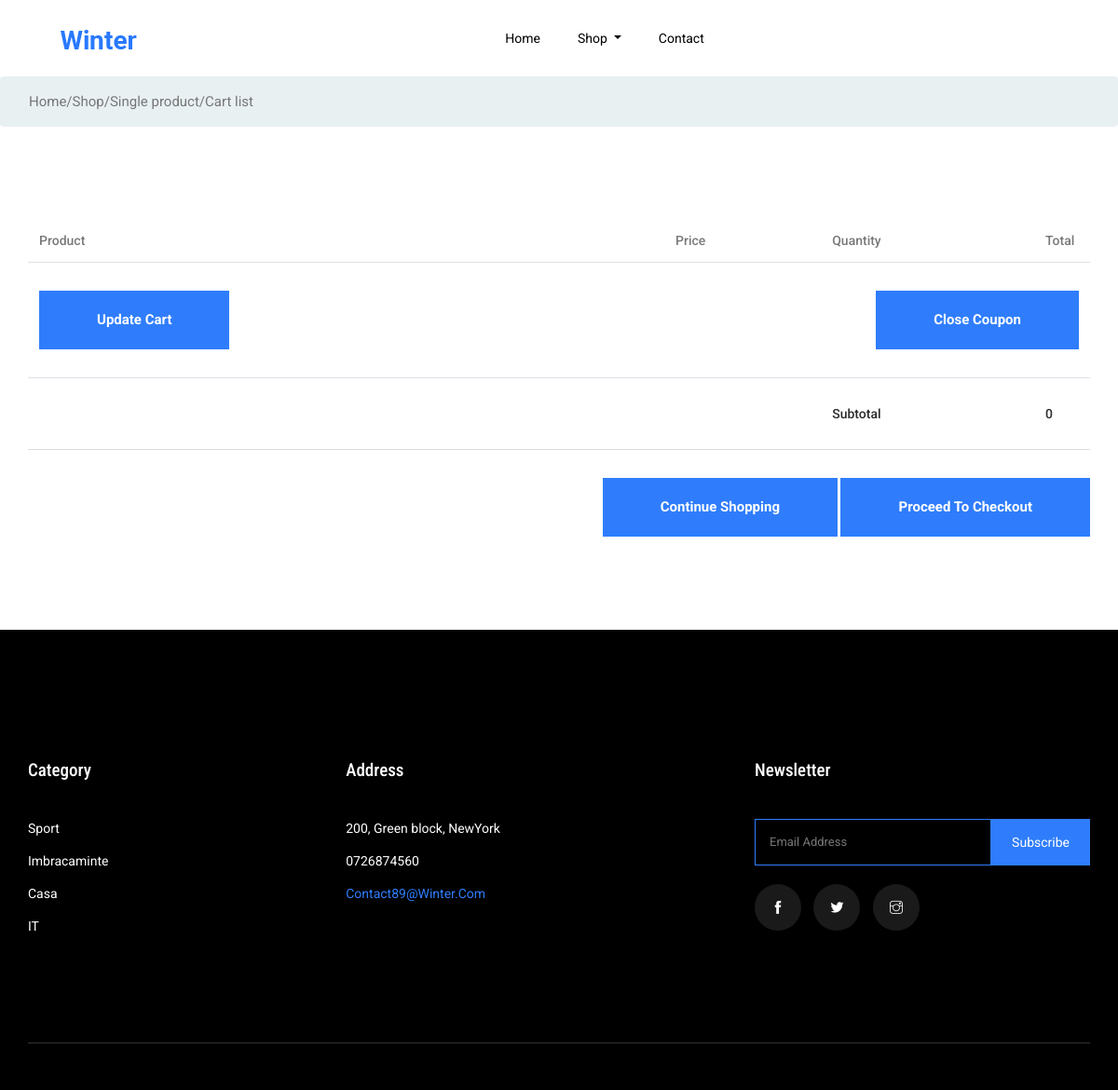
The app's page /cart.php with its own data.
### tables this page shows
CREATE TABLE `categories` (
  `id` int(10) UNSIGNED NOT NULL,
  `name` varchar(50) NOT NULL
);

### admin/include/db/database.class.php (called while the page is built, shortened)
<?php
class Database {
    public function __construct()
    {
        $opt = [
            PDO::ATTR_ERRMODE            => PDO::ERRMODE_EXCEPTION,
            PDO::ATTR_DEFAULT_FETCH_MODE => PDO::FETCH_ASSOC,
        ];
        $link = 'mysql:host=localhost;dbname=licenta;charset=utf8';
        $this->connection = new PDO($link, 'root', '', $opt);
    }
}

### admin/include/db/categories.class.php (called while the page is built, shortened)
<?php
require_once "database.class.php";
class Categories extends Database {
    public function getAll()
    {
        $query = $this->connection->query("select * from categories");
        return $query->fetchAll();
    }
}

### views/top.php (the view, shortened to what this page needs)
<header class="main_menu home_menu">
    <div class="container-fluid">
        <div class="row align-items-center justify-content-center">
            <div class="col-lg-11">
                <nav class="navbar navbar-expand-lg navbar-light">
                    <a class="navbar-brand" href="index.php"> <img src="assets/img/logo.png" alt="logo"> </a>
                    <div class="collapse navbar-collapse main-menu-item" id="navbarSupportedContent">
                        <ul class="navbar-nav">
                            <li class="nav-item">
                                <a class="nav-link" href="index.php">Home</a>
                            </li>
                            <li class="nav-item dropdown">
                                <a class="nav-link dropdown-toggle" href="blog.html" id="navbarDropdown_1"
                                   role="button" data-toggle="dropdown" aria-haspopup="true" aria-expanded="false">
                                    Shop
                                </a>
                            </li>
                            <li class="nav-item">
                                <a class="nav-link" href="contact.html">Contact</a>
                            </li>
                        </ul>
                    </div>
                </nav>
            </div>
        </div>
    </div>
</header>

### views/footer.php (shortened to what this page needs)
<footer class="footer_part">
    <div class="container">
        <div class="row justify-content-between">
            <div class="col-sm-6 col-lg-2">
                <div class="single_footer_part">
                    <h4>Category</h4>
                    <?php foreach($categories as $categ): ?>
                    <a href="category.php?id=<?=$categ['id']?>">
                    <ul class="list-unstyled">
                        <li><a href="category.php?id=<?=$categ['id']?>"><?=$categ['name']?></a></li>
                    </ul>
                        <?php endforeach;?>
                </div>
            </div>
            <div class="col-sm-6 col-lg-3">
                <div class="single_footer_part">
                    <h4>Address</h4>
                    <ul class="list-unstyled">
                        <li><a href="#">200, Green block, NewYork</a></li>
                        <li><a href="#">0726874560</a></li>
                        <li><span>contact89@winter.com</span></li>
                    </ul>
                </div>
            </div>
            <div class="col-sm-6 col-lg-4">
                <div class="single_footer_part">
                    <h4>Newsletter</h4>
                    <div id="mc_embed_signup">
                        <form target="_blank"
                              action="https://spondonit.us12.list-manage.com/subscribe/post?u=1462626880ade1ac87bd9c93a&amp;id=92a4423d01"
                              method="get" class="subscribe_form relative mail_part">
                            <input type="email" name="email" id="newsletter-form-email" placeholder="Email Address"
                                   class="placeholder hide-on-focus" onfocus="this.placeholder = ''"
                                   onblur="this.placeholder = ' Email Address '">
                            <button type="submit" name="submit" id="newsletter-submit"
                                    class="email_icon newsletter-submit button-contactForm">subscribe</button>
                        </form>
                    </div>
                    <div class="social_icon">
                        <a href="#"><i class="ti-facebook"></i></a>
                        <a href="#"><i class="ti-twitter-alt"></i></a>
                        <a href="#"><i class="ti-instagram"></i></a>
                    </div>
                </div>
            </div>
        </div>
        <div class="row justify-content-center">
            <div class="col-lg-12">
                <div class="copyright_text">
                </div>
            </div>
        </div>
    </div>
</footer>

### records on screen
categories: name "Sport"
categories: name "Imbracaminte"
categories: name "Casa"
categories: name "IT"

### other values on screen
$subTotal "0"
